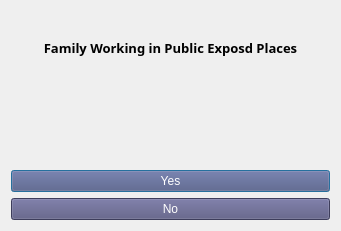
   <widget class="QWidget" name="gridLayoutWidget_11">
    <property name="geometry">
     <rect>
      <x>970</x>
      <y>160</y>
      <width>341</width>
      <height>231</height>
     </rect>
    </property>
    <layout class="QGridLayout" name="gridLayout_12">
     <item row="3" column="0">
      <widget class="QPushButton" name="no_button_13">
       <property name="enabled">
        <bool>true</bool>
       </property>
       <property name="autoFillBackground">
        <bool>false</bool>
       </property>
       <property name="styleSheet">
        <string notr="true">font: 12pt &quot;Broadway&quot;;
color: rgb(255, 255, 255);
background-color: rgb(85, 85, 127);</string>
       </property>
       <property name="text">
        <string>No</string>
       </property>
      </widget>
     </item>
     <item row="2" column="0">
      <widget class="QPushButton" name="yes_button_13">
       <property name="enabled">
        <bool>true</bool>
       </property>
       <property name="autoFillBackground">
        <bool>false</bool>
       </property>
       <property name="styleSheet">
        <string notr="true">font: 12pt &quot;Broadway&quot;;
color: rgb(255, 255, 255);
background-color: rgb(85, 85, 127);</string>
       </property>
       <property name="text">
        <string>Yes</string>
       </property>
       <property name="checkable">
        <bool>true</bool>
       </property>
       <property name="autoExclusive">
        <bool>false</bool>
       </property>
       <property name="autoDefault">
        <bool>true</bool>
       </property>
       <property name="default">
        <bool>true</bool>
       </property>
       <property name="flat">
        <bool>false</bool>
       </property>
      </widget>
     </item>
     <item row="0" column="0">
      <widget class="QLabel" name="label_29">
       <property name="font">
        <font>
         <family>Century Gothic</family>
         <pointsize>10</pointsize>
         <weight>75</weight>
         <bold>true</bold>
        </font>
       </property>
       <property name="text">
        <string>Family Working in Public Exposd Places</string>
       </property>
       <property name="alignment">
        <set>Qt::AlignCenter</set>
       </property>
      </widget>
     </item>
     <item row="1" column="0">
      <widget class="QLabel" name="label_10">
       <property name="text">
        <string/>
       </property>
       <property name="pixmap">
        <pixmap resource="resource.qrc">:/newPrefix/13.jpg</pixmap>
       </property>
       <property name="scaledContents">
        <bool>true</bool>
       </property>
      </widget>
     </item>
    </layout>
   </widget>
